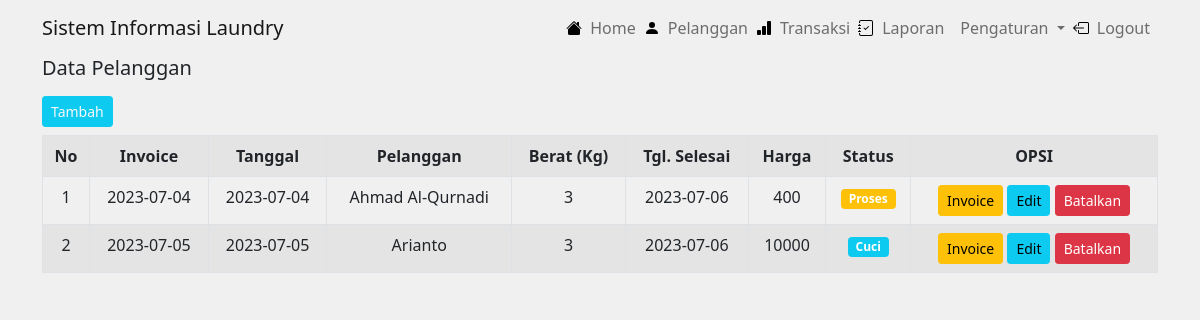
The page /admin/transaksi.php on the database its author committed.
### tables this page shows
CREATE TABLE `transaksi` (
  `id` int(11) NOT NULL,
  `tanggal` date NOT NULL,
  `id_pelanggan` int(11) NOT NULL,
  `harga` int(11) NOT NULL,
  `berat` int(11) NOT NULL,
  `tgl_selesai` date NOT NULL,
  `status` varchar(1) NOT NULL
);

CREATE TABLE `pelanggan` (
  `id` int(11) NOT NULL,
  `nama` varchar(30) NOT NULL,
  `hp` varchar(13) NOT NULL,
  `alamat` varchar(255) NOT NULL
);

### admin/transaksi.php (the view)
<?php
include '../koneksi.php';
$query = mysqli_query($conn, "SELECT * FROM transaksi, pelanggan WHERE transaksi.id_pelanggan = pelanggan.id");
include './header.php';
?>
<div class="container">
    <div class="panel">
        <div class="panel-heading">
            <h5>Data Pelanggan</h5>
        </div>
        <div class="panel-body">
            <a href="tambah_pelanggan.php" class="btn btn-sm btn-info my-2 text-light">Tambah</a>
            <table class="table table-bordered table-striped text-center">
                <tr>
                    <th>No</th>
                    <th>Invoice </th>
                    <th>Tanggal</th>
                    <th>Pelanggan</th>
                    <th>Berat (Kg)</th>
                    <th>Tgl. Selesai</th>
                    <th>Harga</th>
                    <th>Status</th>
                    <th>OPSI</th>
                </tr>
                <?php $i = 1; ?>
                <?php while ($t = mysqli_fetch_assoc($query)) : ?>
                    <tr>
                        <td><?= $i; ?></td>
                        <td><?= $t['tanggal']; ?></td>
                        <td><?= $t['tanggal']; ?></td>
                        <td><?= $t['nama']; ?></td>
                        <td><?= $t['berat']; ?></td>
                        <td><?= $t['tgl_selesai']; ?></td>
                        <td><?= $t['harga']; ?></td>
                        <td>
                            <?php if ($t['status']) {
                                if ($t['status'] == '1') {
                                    echo "<span class='badge bg-warning'>Proses</span>";
                                } elseif ($t['status'] == '2') {
                                    echo "<span class='badge bg-info'>Cuci</span>";
                                } elseif ($t['status'] == '3') {
                                    echo "<span class='badge bg-success'>Selesai</span>";
                                }
                            } ?>
                        </td>
                        <td>
                            <a class="btn btn-sm btn-warning" href="">Invoice</a>
                            <a class="btn btn-sm btn-info" href="">Edit</a>
                            <a class="btn btn-sm btn-danger" href="">Batalkan</a>
                        </td>
                    </tr>
                    <?php $i++; ?>
                <?php endwhile; ?>
            </table>
        </div>
    </div>
</div>
<?php include 'footer.php'; ?>

### rows shown on the page
transaksi: tanggal "2023-07-04", id_pelanggan.nama "Ahmad Al-Qurnadi", berat "3", tgl_selesai "2023-07-06", harga "400", status "Proses"
transaksi: tanggal "2023-07-05", id_pelanggan.nama "Arianto", berat "3", tgl_selesai "2023-07-06", harga "10000", status "Cuci"
